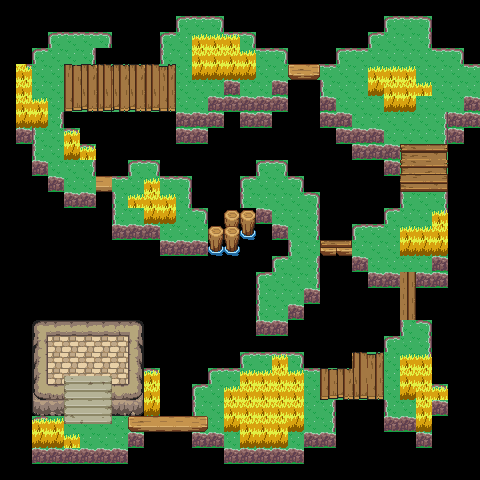

Below is a game level as drawn by its tile map, then a one-line description and the .tmx that defines it (tile-layer data replaced by summaries):
An orthogonal 30x30 tile map with 16x16 px tiles, 6 tile layers (Tile Layer 1, Tile Layer 2, Tile Layer 3, Tile Layer 4, ...), 2 tilesets and 24 objects (19x event, 5x collision).

<map version="1.10" tiledversion="1.11.1-99-gec89c545" orientation="orthogonal" renderorder="right-down" compressionlevel="0" width="30" height="30" tilewidth="16" tileheight="16" infinite="0" nextlayerid="9" nextobjectid="49">
 <properties>
  <property name="edges" value="clamped" />
 </properties>
 <tileset firstgid="1" source="../gfx/tilesets/oceanset_outside.tsx" />
 <tileset firstgid="1793" source="../gfx/tilesets/core_outdoor.tsx" />
 <layer id="1" name="Tile Layer 1" width="30" height="30">
  <data>[900 cells, 900 non-empty, 8 distinct tile ids]</data>
 </layer>
 <layer id="2" name="Tile Layer 2" width="30" height="30">
  <data>[900 cells, 367 non-empty, 60 distinct tile ids]</data>
 </layer>
 <layer id="6" name="Tile Layer 3" width="30" height="30">
  <data>[900 cells, 52 non-empty, 1 distinct tile ids]</data>
 </layer>
 <layer id="7" name="Tile Layer 4" width="30" height="30">
  <data>[900 cells, 53 non-empty, 1 distinct tile ids]</data>
 </layer>
 <layer id="3" name="Tile Layer 5" width="30" height="30">
  <data>[900 cells, 57 non-empty, 1 distinct tile ids]</data>
 </layer>
 <layer id="5" name="Tile Layer 6" width="30" height="30">
  <data>[900 cells, 57 non-empty, 1 distinct tile ids]</data>
 </layer>
 <objectgroup color="#ffff00" id="4" name="Events">
  <object id="1" name="Teleport to Lower Village" type="event" x="464" y="64" width="16" height="16">
   <properties>
    <property name="act1" value="transition_teleport player,water_lower_village.tmx,0,12,0.5" />
    <property name="act2" value="char_face player,down" />
    <property name="cond1" value="is char_at player" />
    <property name="cond2" value="is char_facing player,down" />
   </properties>
  </object>
  <object id="2" name="Teleport to Lower Village" type="event" x="464" y="80" width="16" height="16">
   <properties>
    <property name="act1" value="transition_teleport player,water_lower_village.tmx,0,13,0.5" />
    <property name="act2" value="char_face player,right" />
    <property name="cond1" value="is char_at player" />
    <property name="cond2" value="is char_facing player,right" />
   </properties>
  </object>
  <object id="3" name="Create Outskirts Dude" type="event" x="80" y="304" width="16" height="16">
   <properties>
    <property name="act1" value="create_npc water_outskirts_dude,5,21" />
    <property name="cond1" value="not char_exists water_outskirts_dude" />
    <property name="cond2" value="not variable_set waterdefeatedguy1:yes" />
   </properties>
  </object>
  <object id="4" name="Talk Outskirts Dude" type="event" x="80" y="336" width="16" height="16">
   <properties>
    <property name="act10" value="translated_dialog water_outskirts_dude1" />
    <property name="act11" value="translated_dialog water_outskirts_dude2" />
    <property name="act12" value="translated_dialog water_outskirts_dude3" />
    <property name="act13" value="translated_dialog water_outskirts_dude4" />
    <property name="act14" value="translated_dialog water_outskirts_dude5" />
    <property name="act15" value="add_monster agnite,25" />
    <property name="act20" value="add_monster katapill,14,water_outskirts_dude,3,27" />
    <property name="act21" value="add_monster tumbleworm,12,water_outskirts_dude,3,27" />
    <property name="act22" value="add_monster spighter,12,water_outskirts_dude,3,27" />
    <property name="act30" value="start_battle player,water_outskirts_dude" />
    <property name="act50" value="translated_dialog water_outskirts_dude6" />
    <property name="act51" value="translated_dialog water_outskirts_dude7" />
    <property name="act99" value="set_variable waterdefeatedguy1:yes" />
    <property name="act999" value="transition_teleport player,water_lower_village.tmx,25,10,0.5" />
    <property name="behav1" value="talk water_outskirts_dude" />
    <property name="cond1" value="not variable_set waterdefeatedguy1:yes" />
   </properties>
  </object>
  <object id="5" name="Create Nice Guy 1" type="event" x="48" y="64" width="16" height="16">
   <properties>
    <property name="act1" value="create_npc water_niceguy1,3,4" />
    <property name="cond1" value="not char_exists water_niceguy1" />
   </properties>
  </object>
  <object id="6" name="Talk Nice Guy 1" type="event" x="48" y="96" width="16" height="16">
   <properties>
    <property name="act1" value="translated_dialog water_outskirts_niceguy1" />
    <property name="behav1" value="talk water_niceguy1" />
   </properties>
  </object>
  <object id="7" name="Create Nice Guy 2" type="event" x="384" y="240" width="16" height="16">
   <properties>
    <property name="act1" value="create_npc water_niceguy2,24,15" />
    <property name="cond1" value="not char_exists water_niceguy2" />
   </properties>
  </object>
  <object id="8" name="Talk Nice Guy 1" type="event" x="384" y="272" width="16" height="16">
   <properties>
    <property name="act1" value="translated_dialog water_outskirts_niceguy2" />
    <property name="behav1" value="talk water_niceguy2" />
   </properties>
  </object>
  <object id="9" name="Create Nurse" type="event" x="96" y="416" width="16" height="16">
   <properties>
    <property name="act1" value="create_npc water_nurse,6,26" />
    <property name="cond1" value="not char_exists water_nurse" />
   </properties>
  </object>
  <object id="10" name="Talk Nurse" type="event" x="128" y="384" width="16" height="16">
   <properties>
    <property name="act10" value="translated_dialog water_nurse1" />
    <property name="act20" value="set_monster_health" />
    <property name="act30" value="set_monster_status" />
    <property name="act40" value="translated_dialog water_nurse2" />
    <property name="behav1" value="talk water_nurse" />
   </properties>
  </object>
  <object id="11" name="Random Encounter" type="event" x="384" y="64" width="32" height="48">
   <properties>
    <property name="act1" value="random_encounter default_encounter,10" />
    <property name="cond1" value="is char_at player" />
    <property name="cond2" value="is char_moved player" />
   </properties>
  </object>
  <object id="12" name="Random Encounter" type="event" x="192" y="32" width="48" height="48">
   <properties>
    <property name="act1" value="random_encounter default_encounter,10" />
    <property name="cond1" value="is char_at player" />
    <property name="cond2" value="is char_moved player" />
   </properties>
  </object>
  <object id="13" name="Random Encounter" type="event" x="16" y="80" width="16" height="48">
   <properties>
    <property name="act1" value="random_encounter default_encounter,10" />
    <property name="cond1" value="is char_at player" />
    <property name="cond2" value="is char_moved player" />
   </properties>
  </object>
  <object id="14" name="Random Encounter" type="event" x="144" y="192" width="32" height="32">
   <properties>
    <property name="act1" value="random_encounter default_encounter,10" />
    <property name="cond1" value="is char_at player" />
    <property name="cond2" value="is char_moved player" />
   </properties>
  </object>
  <object id="15" name="Random Encounter" type="event" x="400" y="224" width="48" height="32">
   <properties>
    <property name="act1" value="random_encounter default_encounter,10" />
    <property name="cond1" value="is char_at player" />
    <property name="cond2" value="is char_moved player" />
   </properties>
  </object>
  </objectgroup>
 <objectgroup color="#ff0000" id="8" name="Collisions">
  <!-- 5 objects omitted --></objectgroup>
</map>
<!-- 9 of 24 objects omitted -->
